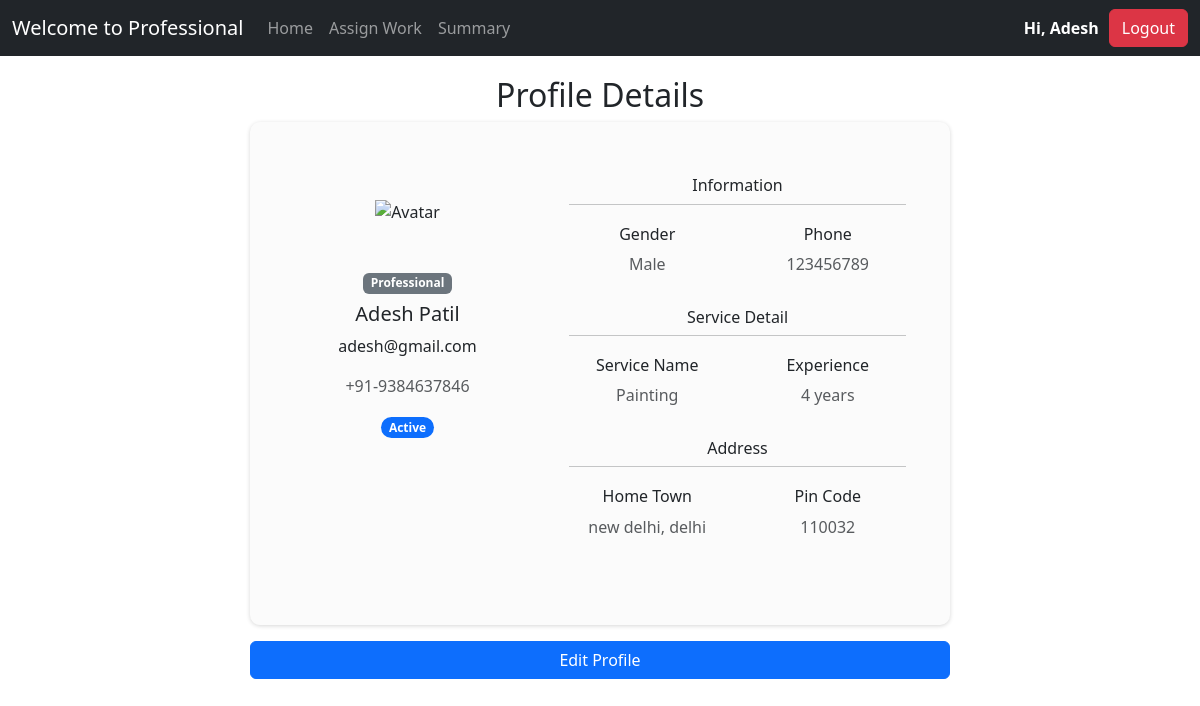
The app's page /professional/profile (signed in) with its own data.
### app/models.py (models this page shows)
class ProfessionalModel(db.Model, UserMixin):
        id = db.Column(TEXT, primary_key=True, default=lambda: str(uuid.uuid4()), unique=True, nullable=False)
        first_name = db.Column(db.String(50), nullable=False)
        last_name = db.Column(db.String(50), nullable=False)
        gender = db.Column(db.String(10), nullable=False)
        email=db.Column(db.String(120), unique=True, nullable=False)
        phone_no = db.Column(db.String(15), nullable=False)
        password = db.Column(db.String(128), nullable=False)
        service_name = db.Column(db.String(100), nullable=False)
        experience = db.Column(db.Integer, nullable=False)
        document = db.Column(db.String(200), nullable=True)
        address = db.Column(db.Text, nullable=False)
        pin_code = db.Column(db.String(10), nullable=False)
        is_active = db.Column(db.Boolean, default=True, nullable=False)
        created_at = db.Column(db.DateTime(timezone=True), default=func.now())
        rating = db.Column(db.Float, default=0.0, nullable=True)
        verified = db.Column(db.Boolean, default=False, nullable=False)
        role=db.Column(db.Enum(UserRole), default=UserRole.PROFESSIONAL, nullable=False)

### app/views/professional.py (the view, shortened to what this page needs)
@professional.route("profile", methods=["GET", "POST"])
@login_required
def profile():
    user = ProfessionalModel.query.get_or_404(current_user.id)
    form = UpdateProfessionalForm(obj=user)
    return render_template("professional/profile.html",form=form, user=user)

### app/__init__.py (called while the page is built)
def get_profile_url():
    from .models import UserRole
    if current_user.is_authenticated:
        if current_user.role == UserRole.CUSTOMER:
            return url_for('customer.profile')
        elif current_user.role == UserRole.PROFESSIONAL:
            return url_for('professional.profile')
        elif current_user.role == UserRole.ADMIN:
            return url_for('admin.dashboard')
    return url_for('auth.login')

### app/templates/professional/profile.html (shortened to what this page needs)
{% extends "base.html" %}
{% block content %}
<div class="container">
    <h2 align="center">Profile Details</h2>
    <div class="user-details mb-1 max-width-900">
        <div class="row g-0">
          <div class="col-md-5 gradient-custom text-center"
            style="border-top-left-radius: .5rem; border-bottom-left-radius: .5rem;">
            <img src="https://www.iconpacks.net/icons/2/free-user-icon-3296-thumb.png"
              alt="Avatar" class="img-fluid my-5" style="width: 80px;" />
              <h6><span class="badge text-bg-secondary">{{user.role.value}}</span></h6>
            <h5>{{user.first_name.capitalize()}} {{user.last_name.capitalize()}}</h5>
            <p>{{user.email}}</p>
            <p class="text-muted">+91-{{user.phone_no}}</p>
            <span class="badge rounded-pill text-bg-primary">{{ "Active" if user.is_active  else "Not Active" }}</span>
          </div>
          <div class="col-md-7">
            <div class="card-body p-4">
              <h6>Information</h6>
              <hr class="mt-0">
              <div class="row pt-1">
                <div class="col-6 mb-3">
                  <h6>Gender</h6>
                  <p class="text-muted">{{user.gender}}</p>
                </div>
                <div class="col-6 mb-3">
                  <h6>Phone</h6>
                  <p class="text-muted">123456789</p>
                </div>
              </div>
              <h6>Service Detail</h6>
              <hr class="mt-0">
              <div class="row pt-1">
                <div class="col-6 mb-3">
                  <h6>Service Name</h6>
                  <p class="text-muted">{{user.service_name }}</p>
                </div>
                <div class="col-6 mb-3">
                  <h6>Experience</h6>
                  <p class="text-muted">{{user.experience }} years</p>
                </div>
              </div>
              <h6>Address</h6>
              <hr class="mt-0">
              <div class="row pt-1">
                <div class="col-6 mb-3">
                  <h6>Home Town</h6>
                  <p class="text-muted">{{user.address}}</p>
                </div>
                <div class="col-6 mb-3">
                  <h6>Pin Code</h6>
                  <p class="text-muted">{{user.pin_code}}</p>
                </div>
              </div>
            </div>
          </div>
        </div>
      </div>
    <div class="mb-3 mt-3 d-grid gap-2 profile-btn">
        <button type="button" class="btn btn-primary" data-bs-toggle="modal" data-bs-target="#editProfileModal">
            Edit Profile
        </button>
       </div>
</div>
{% endblock %}

### app/templates/base.html (shortened to what this page needs)
<!DOCTYPE html>
<html lang="en">
    <link
      href="https://cdn.jsdelivr.net/npm/bootstrap@5.3.3/dist/css/bootstrap.min.css"
      rel="stylesheet"
    />
    <link rel="stylesheet" href="https://cdnjs.cloudflare.com/ajax/libs/font-awesome/6.0.0/css/all.min.css">
    <link rel="stylesheet" href="{{ url_for('static', filename='css/style.css') }}">
  </head>
  <body>
    <nav class="navbar navbar-expand-lg navbar-dark bg-dark">
      <div class="container-fluid">
        <a class="navbar-brand" href="{{url_for('public.home')}}">
          {%if current_user.is_authenticated and current_user.role.value=='Admin'%}
              Welcome to Admin
          {%elif current_user.is_authenticated and current_user.role.value=='Professional'%}
              Welcome to Professional
          {%else%}
              Welcome to Customer
          {%endif%}
        </a>
        <div class="collapse navbar-collapse" id="navbarSupportedContent">
          <ul class="navbar-nav me-auto mb-2 mb-lg-0">
            <li class="nav-item">
              <a class="nav-link {% if request.endpoint == 'public.home' %}active fw-semibold{% endif %}" aria-current="page" href="{{url_for('public.home')}}">Home</a>
            </li>
           {%if current_user.is_authenticated and current_user.role.value=='Professional'%}
           <li class="nav-item">
             <a class="nav-link {% if request.endpoint == 'professional.assign_work' %}active fw-semibold{% endif %}" href="{{url_for('professional.assign_work')}}">Assign Work</a>
           </li>
           <li class="nav-item">
            <a class="nav-link {% if request.endpoint == 'professional.summary' %}active fw-semibold{% endif %}" href="{{url_for('professional.summary')}}">Summary</a>
          </li>
          {%endif%}
          </ul>
            {%if current_user.is_authenticated %}
               <div class="log-user-box">
                  <a class="nav-link profile" href="{{get_profile_url()}}">Hi, {{current_user.first_name.capitalize()}}</a>
                  <button type="button" class="btn btn-danger">
                    <a class="nav-link" href="{{url_for('auth.logout')}}">Logout</a>
                  </button>
               </div>
            {%endif%}
        </div>
      </div>
    </nav>
    <div class="container">{%block content %} {%endblock %}</div>
  </body>
</html>

### app/static/css/style.css (style rules this page uses)
.max-width-900 { max-width: 700px; box-shadow: rgba(0, 0, 0, 0.16) 0px 1px 4px; border-radius: 10px; padding: 30px 20px; margin: auto; }
.card-body { text-align: center; }
.log-user-box { color: #fff; font-weight: 600; display: flex; align-items: center; }
.profile { margin-right: 10px; }
.user-details { margin: auto; background-color: rgba(219, 219, 219, 0.111); }
.profile-btn { max-width: 700px; margin: auto; }

### records on screen
ProfessionalModel: first_name "Adesh", role.value "Professional", last_name "Patil", email "adesh@gmail.com", phone_no "9384637846", is_active "Active", gender "Male", service_name "Painting", experience "4", address "new delhi, delhi", pin_code "110032"
